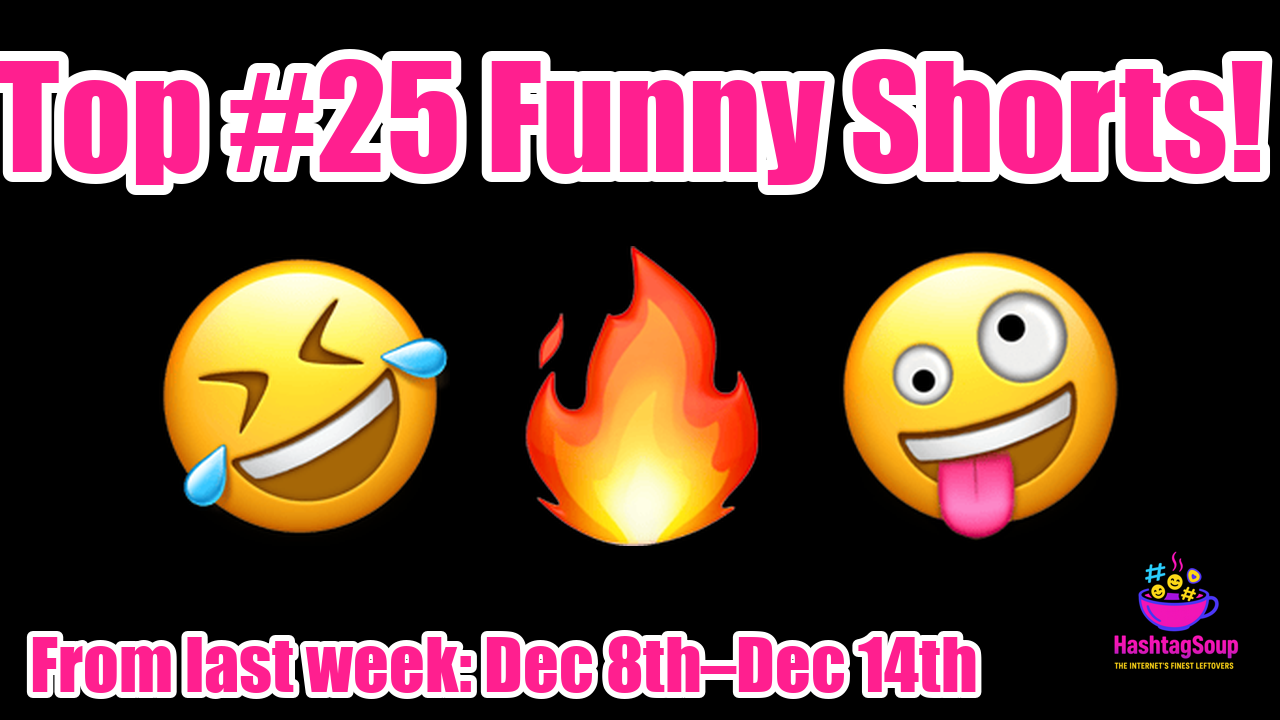

Generate this figure with Python:
from PIL import Image, ImageDraw, ImageFont

# --- Settings ---
width, height = 1280, 720  # final YouTube resolution

# Brand colors
primary_color = (255, 31, 143)  # Hot Magenta
secondary_color = (76, 126, 255)  # Electric Blue
accent_color = (255, 231, 76)  # Neon Yellow
stroke_color = primary_color
stroke_width_title = 10
stroke_width_subtitle = 6

title_text = "Top #25 Funny Shorts!"
subtitle_text = "From last week: Dec 8th–Dec 14th"

logo_path = "logo.png"
logo_size = (150, 150)

# Emoji PNGs
emoji_files = ["emoji_4.png", "emoji_2.png", "emoji_5.png"]
emoji_size = (300, 300)  # resize all emojis to this

# --- Create base image ---
img = Image.new("RGB", (width, height), color=(0, 0, 0))  # black background
draw = ImageDraw.Draw(img)

# --- Fonts ---
title_font = ImageFont.truetype("/System/Library/Fonts/Supplemental/Impact.ttf", 140)
subtitle_font = ImageFont.truetype("/System/Library/Fonts/Supplemental/Impact.ttf", 70)

# --- Draw title at top, centered ---
bbox = draw.textbbox((0, 0), title_text, font=title_font, stroke_width=stroke_width_title)
title_w = bbox[2] - bbox[0]
draw.text(
    ((width - title_w) / 2, 30),
    title_text,
    font=title_font,
    fill=stroke_color,
    stroke_width=stroke_width_title,
    stroke_fill="white",
)

# --- Draw emojis centered horizontally ---
total_width = len(emoji_files) * emoji_size[0] + (len(emoji_files) - 1) * 40  # 40 px spacing
x_start = (width - total_width) / 2
y_center = height * 0.55 - emoji_size[1] / 2

for emoji_file in emoji_files:
    try:
        emoji_img = Image.open(emoji_file).convert("RGBA")
        emoji_img = emoji_img.resize(emoji_size, resample=Image.LANCZOS)
        img.paste(emoji_img, (int(x_start), int(y_center)), mask=emoji_img)
    except FileNotFoundError:
        print(f"⚠ Emoji file not found: {emoji_file}")
    x_start += emoji_size[0] + 40  # move to next position

# --- Draw subtitle at bottom, left-aligned ---
bbox = draw.textbbox((0, 0), subtitle_text, font=subtitle_font, stroke_width=stroke_width_subtitle)
subtitle_h = bbox[3] - bbox[1]
draw.text(
    (30, height - subtitle_h - 30),
    subtitle_text,
    font=subtitle_font,
    fill=stroke_color,
    stroke_width=stroke_width_subtitle,
    stroke_fill="white",
)

# --- Add logo if exists ---
if logo_path:
    try:
        logo = Image.open(logo_path).convert("RGBA")
        logo.thumbnail(logo_size)
        img.paste(logo, (width - logo_size[0] - 30, height - logo_size[1] - 30), mask=logo)
    except FileNotFoundError:
        print(f"⚠ Logo not found at {logo_path}, skipping.")

# --- Save thumbnail ---
img.save("thumbnail.png")
print("✅ Brand-colored thumbnail with centered PNG emojis saved as thumbnail.png")
